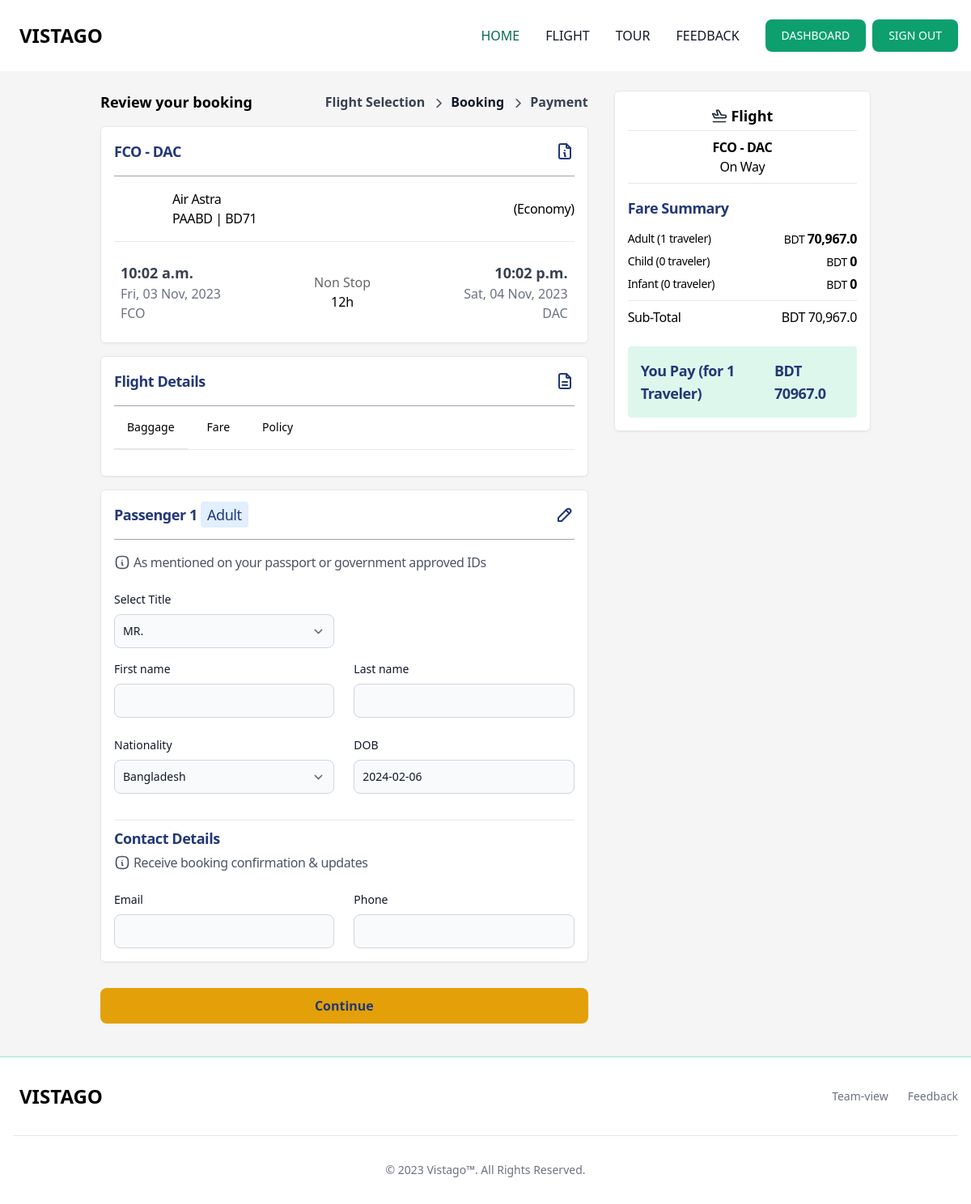
Before: /flight/tickets-details/25/ (signed in) with the older database file.
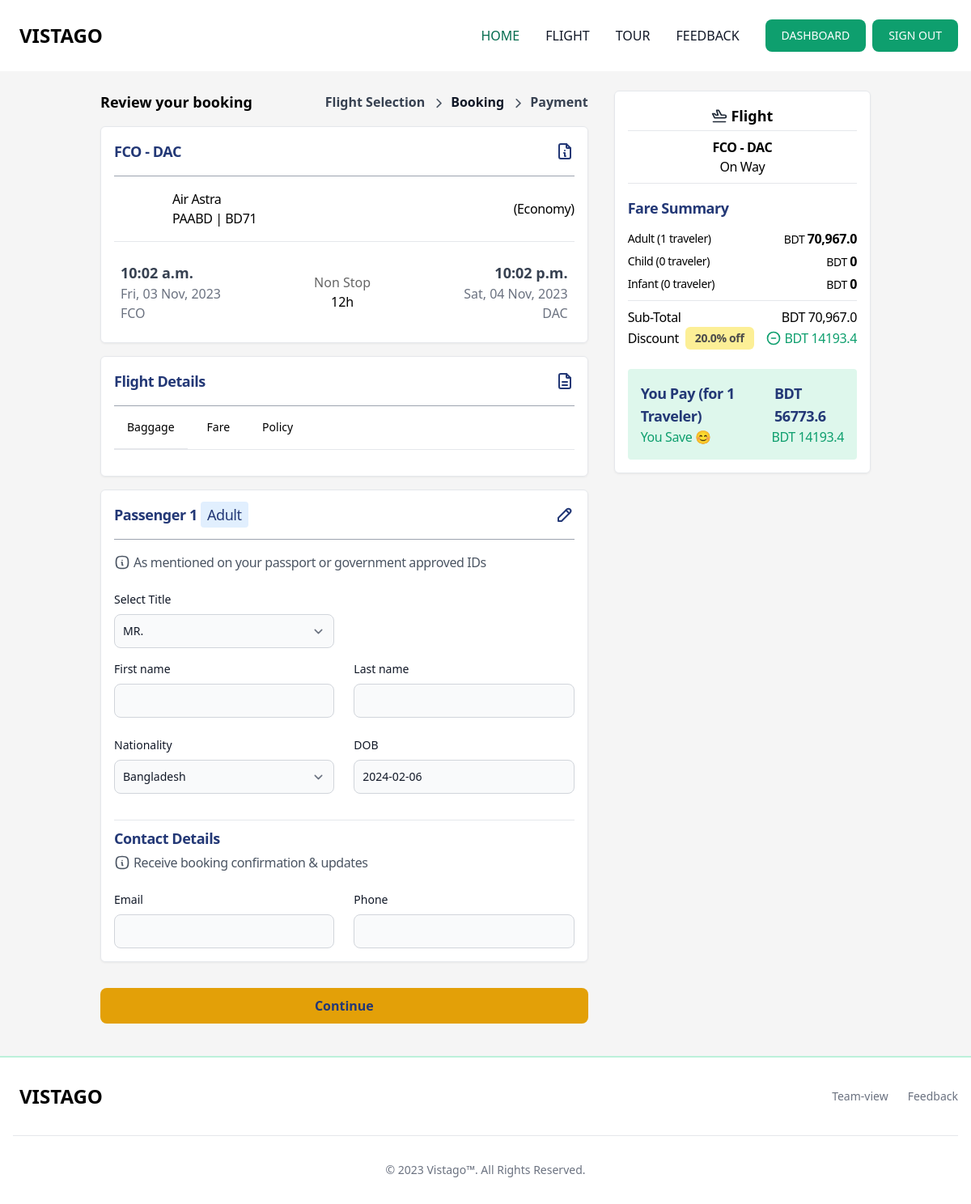
After: the same page with the newer database file.
### app_flight/models.py (models this page shows, shortened)
class AirplaneTicket(models.Model):
    FLIGHT_TYPE_CHOICES = [
        ("Economy", "Economy"),
        ("Business", "Business"),
    ]
    airplane = models.ForeignKey(Airplane, on_delete=models.CASCADE, null=True)
    discount = models.ForeignKey(
        Discount, on_delete=models.CASCADE, null=True, blank=True
    )
    flight_type = models.CharField(
        max_length=122, choices=FLIGHT_TYPE_CHOICES, null=True, default="Economy"
    )
    duration = models.CharField(max_length=25, null=True)
    base_price = models.FloatField(null=True)
    child_discount = models.FloatField(null=True, blank=True, default=50, help_text="Enter 50 percent children traveler")
    infant_discount = models.FloatField(null=True, blank=True, default=90, help_text="Enter 90 percent infant traveler")
    tax = models.FloatField(null=True)
    baggage_cabin = models.FloatField(
        null=True, verbose_name="Baggage KG (cabin)"
    )
    baggage_checkin = models.FloatField(
        null=True, verbose_name="Baggage KG (check-in)"
    )
    location_from = models.ForeignKey(
        Airport, on_delete=models.CASCADE, null=True, related_name="location_from"
    )
    location_to = models.ForeignKey(
        Airport, on_delete=models.CASCADE, null=True, related_name="location_to"
    )
    depart_date = models.DateField(default=timezone.now)
    depart_time = models.TimeField(default=timezone.now)
    arrive_date = models.DateField(default=timezone.now)
    arrive_time = models.TimeField(default=timezone.now)
    policy = RichTextUploadingField(null=True, blank=True)
    def get_ticket_discount_price(self,total):
        if self.discount:
            return (total / 100) * self.discount.amount
        else:
            return 0
    def get_ticket_price_method(self, passenger_type="adult", traveler=1):
        ticket_price = 0
        if traveler > 0:
            base_price = self.base_price * traveler
            ticket_price = base_price + (base_price * self.tax / 100)
            if passenger_type == "child":
                ticket_price = ticket_price - (ticket_price * self.child_discount / 100)
            elif passenger_type == "infant":
                ticket_price = ticket_price - (
                    ticket_price * self.infant_discount / 100
                )
        return ticket_price
    class Meta:
        verbose_name = "Airplane Ticket"
        verbose_name_plural = "Airplane Tickets"
        ordering = ["-id"]

class Airport(models.Model):
    city = models.CharField(max_length=122, null=True)
    country = CountryField()
    name = models.CharField(max_length=122, null=True)
    code = models.CharField(max_length=3, null=True)
    class Meta:
        verbose_name = "Airport"
        verbose_name_plural = "Airports"
        ordering = ["-id"]

class Airplane(models.Model):
    name = models.CharField(max_length=122, null=True)
    model = models.CharField(max_length=122, null=True)
    logo = models.ImageField(upload_to="airplane_logo", null=True, blank=True)
    class Meta:
        verbose_name = "Airplane"
        verbose_name_plural = "Airplanes"
        ordering = ["-id"]

class Discount(models.Model):
    name = models.CharField(max_length=122, null=True)
    code = models.CharField(max_length=122, null=True)
    details = models.CharField(max_length=999, null=True, blank=True)
    amount = models.FloatField(null=True)
    start_date = models.DateTimeField(default=timezone.now)
    end_date = models.DateTimeField(default=timezone.now)
    created_at = models.DateTimeField(auto_now_add=True)
    class Meta:
        verbose_name = "Discount"
        verbose_name_plural = "Discounts"
        ordering = ["-id"]

### app_flight/views.py (the view, shortened to what this page needs)
# urls.py: path("tickets-details/<int:pk>/", AirPlaneTicketsDetailsView.as_view(), name="tickets_details"),
@method_decorator(signin_decorators, name="dispatch")
class AirPlaneTicketsDetailsView(FormView):
    template_name = "app_flight/airplane_tickets.html"
    form_class = UserFeedbackForm
    def get_context_data(self, **kwargs):
        context = super().get_context_data(**kwargs)
        ticket_id = self.kwargs.get("pk")
        ticket_obj = get_object_or_404(AirplaneTicket, id=ticket_id)
        context["ticket"] = ticket_obj
        traveler_adult, traveler_child, traveler_infant = self.get_traveler_numbers()
        total_adult_amount = ticket_obj.get_ticket_price_method(
            passenger_type="adult", traveler=traveler_adult
        )
        total_child_amount = ticket_obj.get_ticket_price_method(
            passenger_type="child", traveler=traveler_child
        )
        total_infant_amount = ticket_obj.get_ticket_price_method(
            passenger_type="infant", traveler=traveler_infant
        )
        total_amount = total_adult_amount + total_child_amount + total_infant_amount
        total_traveler = traveler_adult + traveler_child + traveler_infant
        order_flight_forms = self._get_order_flight_forms(
            categories=["adult", "child", "infant"],
            extras=[traveler_adult, traveler_child, traveler_infant],
        )
        checkout_infos = {
            "amount_infos": [
                {
                    "type": "adult",
                    "count": traveler_adult,
                    "amount": total_adult_amount,
                },
                {
                    "type": "child",
                    "count": traveler_child,
                    "amount": total_child_amount,
                },
                {
                    "type": "infant",
                    "count": traveler_infant,
                    "amount": total_infant_amount,
                },
            ],
            "total_amount": total_amount,
            "total_traveler": total_traveler,
            "discount_amount": round(ticket_obj.get_ticket_discount_price(total_amount),2),
        }
        context["order_flight_forms"] = order_flight_forms
        context["checkout_infos"] = checkout_infos
        self.request.session["checkout_infos"] = checkout_infos
        return context
    def _get_order_flight_forms(self, categories, extras):
        order_forms = []
        for category, extra in zip(categories, extras):
            OrderFormSet = formset_factory(OrderFlightForm, extra=extra)
            order_forms.append(
                OrderFormSet(
                    data=self.request.POST or None,
                    prefix=category,
                    form_kwargs={"category": category},
                )
            )
        return order_forms
    def get_traveler_numbers(self):
        ticket_query_params = self.request.session.get("ticket_query_params", {})
        traveler_adult = int(ticket_query_params.get("traveler_adult", 1))
        traveler_child = int(ticket_query_params.get("traveler_child", 0))
        traveler_infant = int(ticket_query_params.get("traveler_infant", 0))
        return traveler_adult, traveler_child, traveler_infant

### app_main/forms.py
class UserFeedbackForm(forms.ModelForm):
    class Meta:
        model = UserFeedback
        fields = ['name', 'phone', 'message']
        widgets = {
            'name': forms.TextInput(attrs={'class': 'text-body-color border-[f0f0f0] focus:border-primary w-full rounded border py-3 px-[14px] text-base outline-none focus-visible:shadow-none', 'placeholder': 'Your Name', 'required': 'required'}),
            'phone': forms.TextInput(attrs={'class': 'text-body-color border-[f0f0f0] focus:border-primary w-full rounded border py-3 px-[14px] text-base outline-none focus-visible:shadow-none', 'placeholder': 'Your Phone', 'required': 'required'}),
            'message': forms.Textarea(attrs={'class': 'text-body-color border-[f0f0f0] focus:border-primary w-full resize-none rounded border py-3 px-[14px] text-base outline-none focus-visible:shadow-none', "rows": "6", 'placeholder': 'Your Message', 'required': 'required'}),
        }

### app_flight/templatetags/mathfilters.py (called while the page is built)
@register.filter
def sub(value, arg):
    return round(float(value) - float(arg), 2)

### templates/app_flight/airplane_tickets.html (shortened to what the changed rows need)
{% extends 'base.html' %}
{% load humanize %}
{% load static %}
{% load mathfilters %}
{% block main %}
<section class="container mt-6">
   <div class="flex flex-col md:flex-row justify-between items-start gap-8 dark:bg-gray-800 dark:border-gray-700 dark:hover:bg-gray-700">
      <div class="w-full md:w-auto flex-1">
         <div class="mt-4 p-4 bg-white border border-gray-200 rounded-md drop-shadow-sm">
            <div class="flex justify-between items-center">
               <p class="text-lg text-center text-blue-900 font-bold tracking-tight">{{ ticket.location_from.code }} - {{ ticket.location_to.code }}</p>
            </div> <hr class="mt-4 border border-gray-400 border-t-0">
            <div class="mt-4 flex justify-between items-center">
               <div class="flex items-center gap-2">
                  <p class="text-md text-start font-normal tracking-tight">{{ ticket.airplane.name }}<br>{{ ticket.airplane.model }} | BD71</p>
               </div>
               <p class="text-md text-start font-medium tracking-tight">({{ ticket.flight_type }})</p>
            </div> <hr class="mt-4">
            <div class="mt-4 flex justify-between items-center gap-6">
                  <div class="flex flex-col p-2">
                     <p class="text-lg text-gray-700 font-semibold">{{ ticket.depart_time }}</p>
                     <p class="text-gray-500">{{ ticket.depart_date|date:"D, d M, Y" }}</p>
                     <p class="text-gray-500">{{ ticket.location_from.code }}</p>
                  </div>
                  <div class="flex justify-center flex-col items-center">
                     <span class="opacity-60">Non Stop</span>
                     <span>{{ ticket.duration }}</span>
                  </div>
                  <div class="flex flex-col items-end flex-wrap p-2">
                     <p class="text-lg text-gray-700 font-semibold">{{ ticket.arrive_time }}</p>
                     <p class="text-gray-500">{{ ticket.arrive_date|date:"D, d M, Y" }}</p>
                     <p class="text-gray-500">{{ ticket.location_to.code }}</p>
                  </div>
            </div>
         </div>
      </div>
      <div class="w-full md:w-1/3 mt-2 md:mt-0 p-4 bg-white border border-gray-200 rounded-md drop-shadow-sm md:sticky md:top-28">
         <div class="flex justify-center items-center gap-1">
            <p class="text-lg text-center font-semibold">Flight</p>
         </div> <hr class="mt-1">
         <p class="mt-2 text-md text-center font-bold tracking-tight">{{ ticket.location_from.code }} - {{ ticket.location_to.code }}</p>
         <p class="text-md text-center font-normal tracking-tight">On Way</p> <hr class="mt-2">
         <p class="mt-4 text-lg text-start text-blue-900 font-semibold tracking-tight mb-3">Fare Summary</p>
         {% for item in checkout_infos.amount_infos %}
         <div class="flex justify-between items-center mb-1">
            <p class="text-sm font-normal tracking-tight">{{item.type|capfirst}} ({{item.count}} traveler)</p>
            <p class="text-sm font-normal tracking-tight">BDT <span class="text-base font-semibold">{{item.amount|intcomma}}</span></p>
         </div>
         {% endfor %}
         <hr class="mt-2">
         <div class="flex justify-between items-center mt-2">
            <p class="text-md font-normal tracking-tight">Sub-Total</p>
            <p class="text-md font-normal tracking-tight">BDT {{checkout_infos.total_amount|intcomma}}</p>
         </div>
         {% if ticket.discount %}
         <div class="flex justify-between items-center">
            <div class="flex items-center gap-2">
               <p class="text-md font-normal tracking-tight">Discount</p>
               <p class="px-3 py-1 opacity-70 text-sm font-semibold tracking-tight bg-yellow-200 rounded-md">{{ticket.discount.amount}}% off</p>
            </div>
            <div class="flex items-center gap-1">
               <p class="text-md text-green-500 font-normal tracking-tight">BDT {{checkout_infos.discount_amount}}</p>
            </div>
         </div>
         {% endif %}
         <div class="mt-6 p-4 text-blue-900 bg-green-100 rounded">
            <div class="flex justify-between items-center">
               <p class="text-lg font-semibold tracking-tight">You Pay (for {{checkout_infos.total_traveler}} Traveler)</p>
               <p class="text-lg font-semibold tracking-tight">BDT {{checkout_infos.total_amount|sub:checkout_infos.discount_amount}}</p>
            </div>
            {% if ticket.discount %}
            <div class="flex justify-between items-center text-green-500">
               <p class="text-md font-normal tracking-tight">You Save 😊</p>
               <p class="text-md font-normal tracking-tight">BDT {{checkout_infos.discount_amount}}</p>
            </div>
            {% endif %}
         </div>
      </div>
   </div>
</section>
{% endblock main %}

Changed rows visible on the page:
changed AirplaneTicket "Economy": discount_id empty → 7 (drawn); discount.amount (not shown) → "20.0"
Other visible differences:
{{ checkout_infos.discount_amount }}: (not shown) → "14193.4"
{{ checkout_infos.total_amount|sub:checkout_infos.discount_amount }}: "70967.0" → "56773.6"
text now shown: "Discount % off BDT You Save 😊 BDT"
